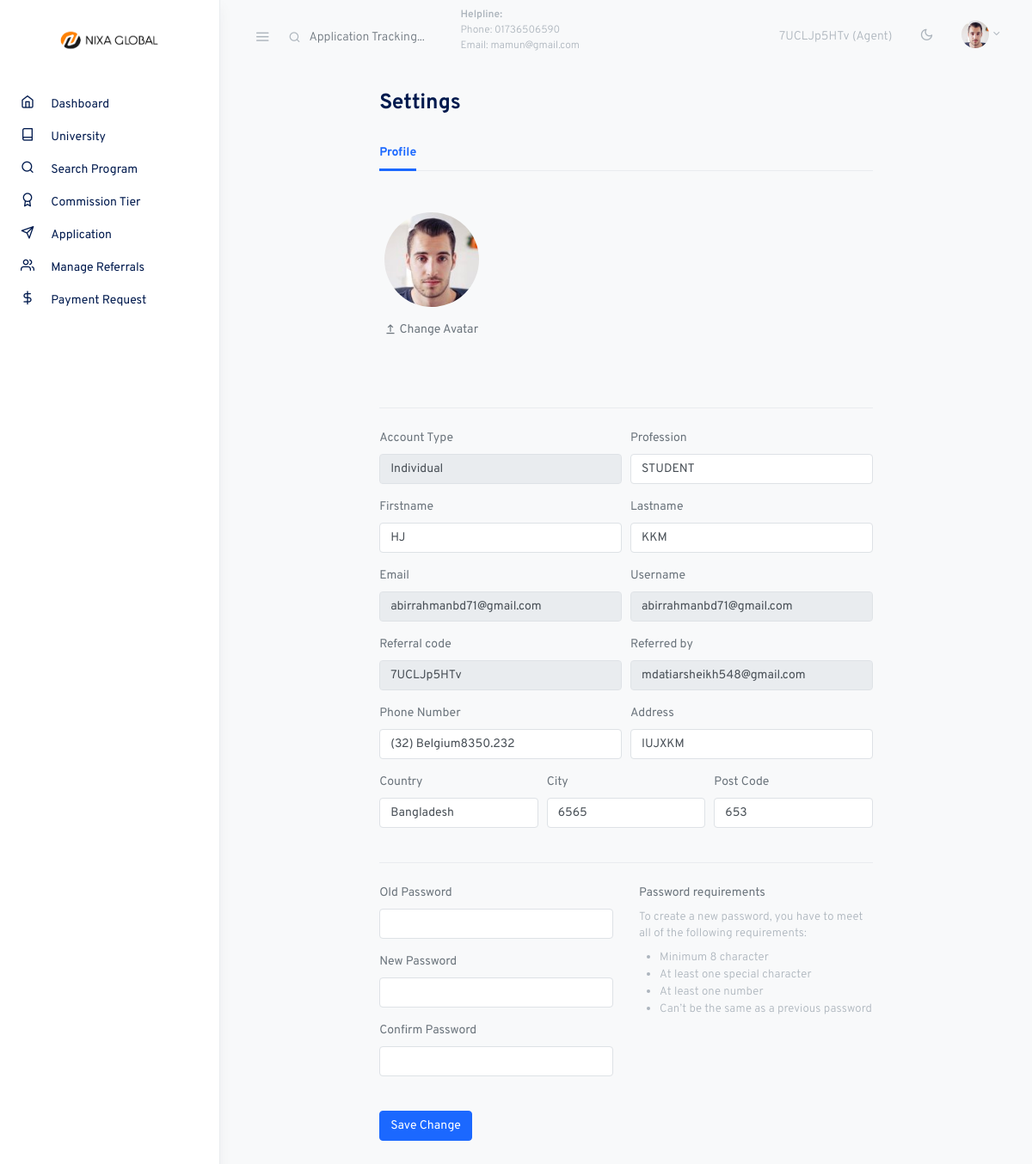
/profile_settings/ (signed in), run on the app's committed database.
### account/models.py (models this page shows, shortened)
class CustomUser(AbstractUser):
    user_type = models.CharField(max_length=20, choices=UserType.choices, default=UserType.AGENT)
    account_type = models.CharField(max_length=20, choices=AccountType.choices, default=AccountType.INDIVIDUAL)
    email = models.EmailField(unique=True)
    phone_number = models.CharField(max_length=20)
    address = models.CharField(max_length=200)
    country = models.CharField(max_length=100)
    city = models.CharField(max_length=100)
    post_code = models.CharField(max_length=20)
    referral_code = models.CharField(max_length=20, unique=True, blank=True, null=True)
    referred_by = models.ForeignKey('self', on_delete=models.SET_NULL, null=True, blank=True)
    is_verified = models.BooleanField(default=False)
    email_verification_token = models.CharField(max_length=100, blank=True, null=True)
    email_verification_sent_at = models.DateTimeField(null=True, blank=True)
    identification_document = models.ForeignKey('IdentificationDocument', on_delete=models.SET_NULL, null=True, blank=True)
    avatar = models.ImageField(upload_to='avatars/', blank=True)
    company_name = models.CharField(max_length=200, null=True, blank=True)
    profession = models.CharField(max_length=100, null=True, blank=True)
    balance =models.DecimalField(max_digits=10, decimal_places=2, default=0.00)
    reffer_commission =models.DecimalField(max_digits=10, decimal_places=2, default=0.00)
    class Meta:
        verbose_name = "User"
        verbose_name_plural = "     Users"

### core/views.py (the view, shortened to what this page needs)
# urls.py: path('profile_settings/', views.profile_settings, name="profile_settings"),
@login_required
def profile_settings(request):
    user = request.user
    return render(request, 'portal/profile_settings.html', {'user':user})

### templates/portal/profile_settings.html (shortened to what this page needs)
{% extends 'portal/assets/base.html' %}
{% load static %}
{% block content %}
<div class="container-fluid">
    <div class="row justify-content-center">
      <div class="col-12 col-lg-10 col-xl-8">
        <h2 class="h3 mb-4 page-title">Settings</h2>
        <div class="my-4">
          <ul class="nav nav-tabs mb-4" id="myTab" role="tablist">
            <li class="nav-item">
              <a class="nav-link active" id="home-tab" data-toggle="tab" href="#home" role="tab" aria-controls="home" aria-selected="true">Profile</a>
            </li>
          </ul>
          <form method="POST" action="{% url 'core:profile_settings' %}" enctype="multipart/form-data">
            <div class="row mt-5 align-items-center">
              <div class="col-md-3 text-center mb-5">
                <div class="avatar avatar-xl" id="avatar-container">
                    {% if user.avatar %}
                        <img src="{{ user.avatar.url }}" alt="..." class="avatar-img rounded-circle">
                    {% else %}
                        <img src="{% static 'assets/portal/./assets/avatars/face-1.jpg' %}" alt="..." class="avatar-img rounded-circle">
                    {% endif %}
                    <div class="avatar-overlay mt-3">
                        <label for="avatar-upload" class="avatar-overlay-button">
                            <svg xmlns="http://www.w3.org/2000/svg" width="1em" height="1em" viewBox="0 0 24 24"><path fill="currentColor" fill-rule="evenodd" d="M13 5.828V17h-2V5.828L7.757 9.071L6.343 7.657L12 2l5.657 5.657l-1.414 1.414zM5 19h14a1 1 0 0 1 0 2H5a1 1 0 0 1 0-2"/></svg>
                            <span>Change Avatar</span>
                        </label>
                    </div>
                </div>
              </div>
            </div>
            <hr class="my-4">
            <div class="form-row">
                <div class="form-group col-md-6">
                    <label for="firstname">Account Type</label>
                    <input type="text" disabled class="form-control" value="{{user.account_type}}">
                </div>
                {% if user.account_type == 'Company' %}
                <div class="form-group col-md-6">
                    <label for="firstname">Company Name</label>
                    <input type="text" disabled class="form-control" value="{{user.company_name}}">
                </div>
                {% elif user.account_type == 'Individual' %}
                <div class="form-group col-md-6">
                  <label for="firstname">Profession</label>
                  <input type="text" name="profession" class="form-control" value="{{user.profession}}">
              </div>
                {% endif %}
            </div>
            <div class="form-row">
                <div class="form-group col-md-6">
                    <label for="firstname">Firstname</label>
                    <input type="text" id="firstname" name="first_name" class="form-control" value="{{user.first_name}}">
                </div>
                <div class="form-group col-md-6">
                    <label for="lastname">Lastname</label>
                    <input type="text" id="lastname" name="last_name" class="form-control" value="{{user.last_name}}">
                </div>
            </div>
            <div class="form-row">
                <div class="form-group col-md-6">
                    <label for="inputEmail4">Email</label>
                    <input type="email" disabled class="form-control" id="inputEmail4" value="{{user.email}}">
                  </div>
                  <div class="form-group col-md-6">
                    <label for="inputAddress5">Username</label>
                    <input type="text" disabled class="form-control" id="inputAddress5" value="{{user.username}}">
                  </div>
            </div>
            <div class="form-row">
                <div class="form-group col-md-6">
                    <label for="inputEmail4">Referral code</label>
                    <input type="text" disabled class="form-control" id="inputEmail4" value="{{user.referral_code}}">
                  </div>
                  <div class="form-group col-md-6">
                    <label for="inputAddress5">Referred by</label>
                    <input type="text" disabled class="form-control" id="inputAddress5" value="{{user.referred_by}}">
                  </div>
            </div>
            <div class="form-row">
                <div class="form-group col-md-6">
                    <label for="inputEmail4">Phone Number</label>
                    <input type="text" name="phone_number" class="form-control" id="inputEmail4" value="{{user.phone_number}}">
                  </div>
                  <div class="form-group col-md-6">
                    <label for="inputAddress5">Address</label>
                    <input type="text" name="address" class="form-control" id="inputAddress5" value="{{user.address}}">
                  </div>
            </div>
            <div class="form-row">
                <div class="form-group col-md-4">
                    <label for="inputEmail4">Country</label>
                    <input type="text" name="country" class="form-control" id="inputEmail4" value="{{user.country}}">
                  </div>
                  <div class="form-group col-md-4">
                    <label for="inputAddress5">City</label>
                    <input type="text" name="city" class="form-control" id="inputAddress5" value="{{user.city}}">
                  </div>
                  <div class="form-group col-md-4">
                    <label for="inputAddress5">Post Code</label>
                    <input type="text" name="post_code" class="form-control" id="inputAddress5" value="{{user.post_code}}">
                  </div>
            </div>
            <hr class="my-4">
            <div class="row mb-4">
              <div class="col-md-6">
                <div class="form-group">
                  <label for="inputPassword4">Old Password</label>
                  <input type="password" name="old_password" class="form-control" id="inputPassword5">
                </div>
                <div class="form-group">
                  <label for="inputPassword5">New Password</label>
                  <input type="password" name="new_password" class="form-control" id="inputPassword5">
                </div>
                <div class="form-group">
                  <label for="inputPassword6">Confirm Password</label>
                  <input type="password" name="confirm_password" class="form-control" id="inputPassword6">
                </div>
              </div>
              <div class="col-md-6">
                <p class="mb-2">Password requirements</p>
                <p class="small text-muted mb-2"> To create a new password, you have to meet all of the following requirements: </p>
                <ul class="small text-muted pl-4 mb-0">
                  <li> Minimum 8 character </li>
                  <li>At least one special character</li>
                  <li>At least one number</li>
                  <li>Can’t be the same as a previous password </li>
                </ul>
              </div>
            </div>
            <button type="submit" class="btn btn-primary">Save Change</button>
          </form>
        </div>
      </div>
    </div>
  </div>
</div>
{% endblock %}

### templates/portal/assets/navbar.html (shortened to what this page needs)
{% load static %}
<nav class="topnav navbar navbar-light">
    <button type="button" class="navbar-toggler text-muted mt-2 p-0 mr-3 collapseSidebar">
      <i class="fe fe-menu navbar-toggler-icon"></i>
    </button>
    <form class="form-inline mr-auto searchform text-muted" method="POST" action="{% url 'core:search_application' %}">
      <input class="form-control mr-sm-2 bg-transparent border-0 pl-4 text-muted" name="search_application" type="search" placeholder="Application Tracking..." aria-label="Search">
      <div style="font-size: 12px;">
        <p><span class="font-weight-bold">Helpline:</span> <br> <span>Phone: 01736506590</span> <br> <span>Email: mamun@gmail.com</span></p>
      </div>
    </form>
    <ul class="nav">
      <li class="nav-item nav-notif">
        <a class="nav-link text-muted my-2">
          {{request.user.referral_code}} ({{request.user.user_type}})
        </a>
      </li>
      <li class="nav-item">
        <a class="nav-link text-muted my-2" href="#" id="modeSwitcher" data-mode="light">
          <i class="fe fe-sun fe-16"></i>
        </a>
      </li>
      <li class="nav-item dropdown">
        <a class="nav-link dropdown-toggle text-muted pr-0" href="#" id="navbarDropdownMenuLink" role="button" data-toggle="dropdown" aria-haspopup="true" aria-expanded="false">
          <span class="avatar avatar-sm mt-2">
            {% if user.avatar %}
                <img src="{{ user.avatar.url }}" alt="..." class="avatar-img rounded-circle">
            {% else %}
                <img src="{% static 'assets/portal/./assets/avatars/face-1.jpg' %}" alt="..." class="avatar-img rounded-circle">
            {% endif %}
          </span>
        </a>
      </li>
    </ul>
  </nav>

### static/assets/portal/css/feather.css (style rules this page uses)
.fe { font-family: "feather" !important; speak: none; font-style: normal; font-weight: normal; font-variant: normal; text-transform: none; line-height: 1; -webkit-font-smoothing: antialiased; -moz-osx-font-smoothing: grayscale; }
.fe-16 { font-size: 16px; }
.fe-menu:before { content: ""; }
.fe-sun:before { content: ""; }

### data on the page
CustomUser: user.referral_code "7UCLJp5HTv", user.user_type "Agent", account_type "Individual", profession "STUDENT", first_name "HJ", last_name "KKM", email "abirrahmanbd71@gmail.com", username "abirrahmanbd71@gmail.com", referral_code "7UCLJp5HTv", referred_by "mdatiarsheikh548@gmail.com", phone_number "(32) Belgium8350.232", address "IUJXKM", country "Bangladesh", city "6565", post_code "653"
